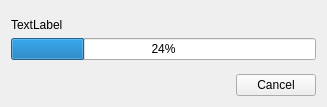
<?xml version="1.0" encoding="UTF-8"?>
<ui version="4.0">
 <class>updaterWindow</class>
 <widget class="QWidget" name="updaterWindow">
  <property name="geometry">
   <rect>
    <x>0</x>
    <y>0</y>
    <width>327</width>
    <height>107</height>
   </rect>
  </property>
  <property name="windowTitle">
   <string>RP-Soundboard-With-Playlist Updater</string>
  </property>
  <layout class="QVBoxLayout" name="verticalLayout">
   <item>
    <spacer name="verticalSpacer_2">
     <property name="orientation">
      <enum>Qt::Vertical</enum>
     </property>
     <property name="sizeHint" stdset="0">
      <size>
       <width>20</width>
       <height>40</height>
      </size>
     </property>
    </spacer>
   </item>
   <item>
    <widget class="QLabel" name="statusLabel">
     <property name="sizePolicy">
      <sizepolicy hsizetype="Preferred" vsizetype="Minimum">
       <horstretch>0</horstretch>
       <verstretch>0</verstretch>
      </sizepolicy>
     </property>
     <property name="text">
      <string>TextLabel</string>
     </property>
    </widget>
   </item>
   <item>
    <widget class="QProgressBar" name="progressBar">
     <property name="value">
      <number>24</number>
     </property>
    </widget>
   </item>
   <item>
    <spacer name="verticalSpacer">
     <property name="orientation">
      <enum>Qt::Vertical</enum>
     </property>
     <property name="sizeHint" stdset="0">
      <size>
       <width>20</width>
       <height>40</height>
      </size>
     </property>
    </spacer>
   </item>
   <item>
    <widget class="QDialogButtonBox" name="buttonBox">
     <property name="standardButtons">
      <set>QDialogButtonBox::Cancel</set>
     </property>
    </widget>
   </item>
  </layout>
 </widget>
 <resources/>
 <connections/>
</ui>
